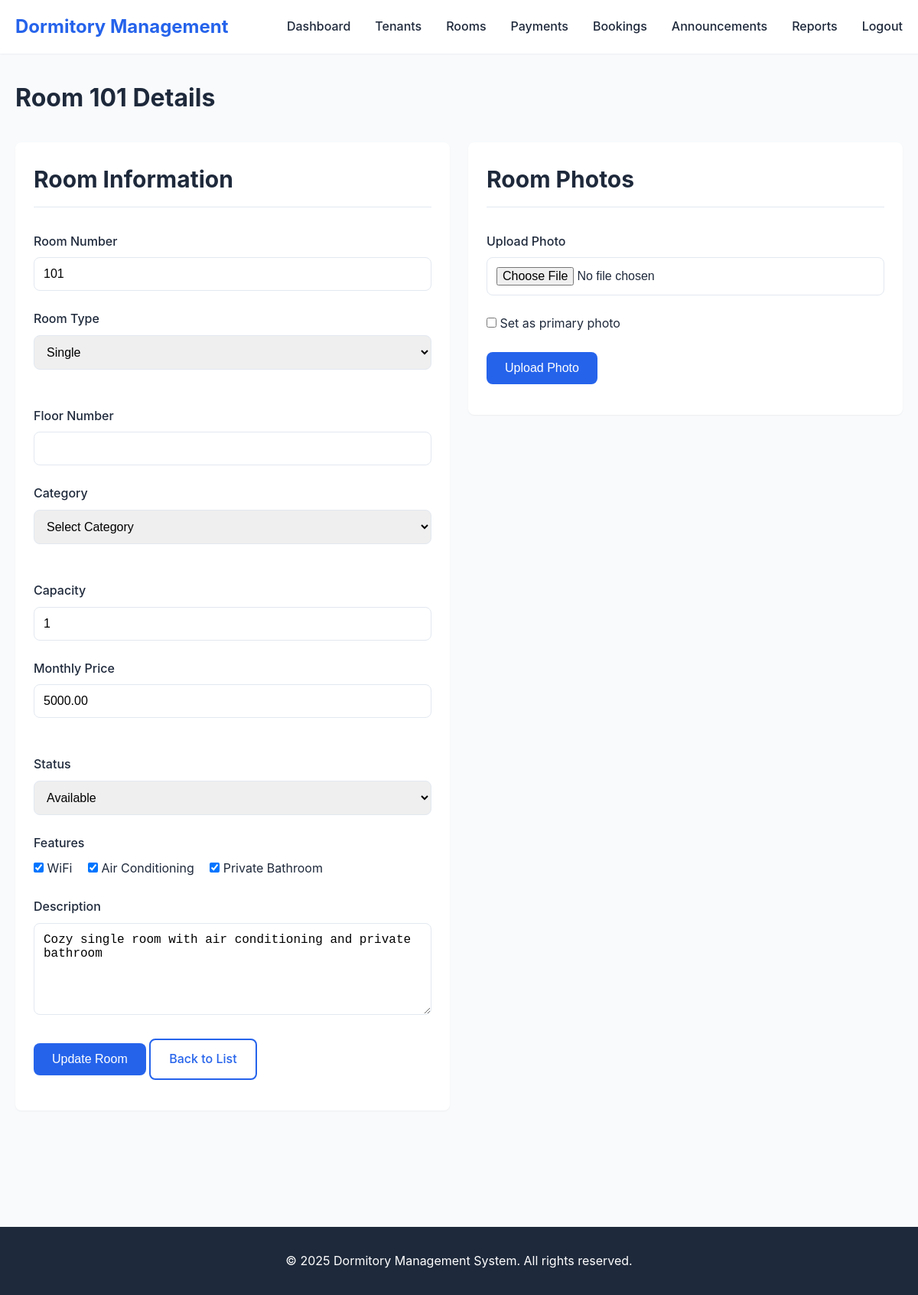
Page /admin/room_details.php?id=1 (signed in) on the committed database.
### tables this page shows
CREATE TABLE `rooms` (
  `id` int(11) NOT NULL,
  `room_number` varchar(20) NOT NULL,
  `floor_number` int(11) DEFAULT NULL,
  `room_type` varchar(50) NOT NULL,
  `category` varchar(50) DEFAULT NULL,
  `capacity` int(11) NOT NULL,
  `price` decimal(10,2) NOT NULL,
  `status` enum('available','occupied','maintenance') DEFAULT 'available',
  `description` text DEFAULT NULL,
  `has_wifi` tinyint(1) DEFAULT 1,
  `has_ac` tinyint(1) DEFAULT 1,
  `has_bathroom` tinyint(1) DEFAULT 1,
  `photo` varchar(255) DEFAULT NULL,
  `created_at` timestamp NOT NULL DEFAULT current_timestamp(),
  `updated_at` timestamp NOT NULL DEFAULT current_timestamp() ON UPDATE current_timestamp()
);

### admin/room_details.php (the view, shortened to what this page needs)
<?php
require_once '../config/database.php';
require_once '../includes/header.php';
$room_id = isset($_GET['id']) ? intval($_GET['id']) : 0;
$stmt = $conn->prepare("SELECT * FROM rooms WHERE id = ?");
$stmt->bind_param("i", $room_id);
$stmt->execute();
$result = $stmt->get_result();
$room = $result->fetch_assoc();
?>
<div class="container">
    <h1 class="mb-4">Room <?php echo htmlspecialchars($room['room_number']); ?> Details</h1>
    <div class="grid grid-2 mb-4">
        <div class="card">
            <div class="card-header">
                <h2>Room Information</h2>
            </div>
            <div class="card-body">
                <form method="POST" action="" data-validate>
                    <div class="form-group">
                        <label class="form-label" for="room_number">Room Number</label>
                        <input type="text" id="room_number" name="room_number" class="form-control"
                               value="<?php echo htmlspecialchars($room['room_number']); ?>" required>
                    </div>
                    <div class="grid grid-2">
                        <div class="form-group">
                            <label class="form-label" for="room_type">Room Type</label>
                            <select id="room_type" name="room_type" class="form-control" required>
                                <option value="Single" <?php echo $room['room_type'] === 'Single' ? 'selected' : ''; ?>>Single</option>
                            </select>
                        </div>
                        <div class="form-group">
                            <label class="form-label" for="floor_number">Floor Number</label>
                            <input type="number" id="floor_number" name="floor_number" class="form-control"
                                   value="<?php echo htmlspecialchars($room['floor_number'] ?? ''); ?>" min="1">
                        </div>
                    </div>
                    <div class="grid grid-2">
                        <div class="form-group">
                            <label class="form-label" for="category">Category</label>
                            <select id="category" name="category" class="form-control">
                                <option value="">Select Category</option>
                            </select>
                        </div>
                        <div class="form-group">
                            <label class="form-label" for="capacity">Capacity</label>
                            <input type="number" id="capacity" name="capacity" class="form-control"
                                   value="<?php echo $room['capacity']; ?>" min="1" required>
                        </div>
                    </div>
                    <div class="grid grid-2">
                        <div class="form-group">
                            <label class="form-label" for="price">Monthly Price</label>
                            <input type="number" id="price" name="price" class="form-control"
                                   value="<?php echo $room['price']; ?>" step="0.01" min="0" required>
                        </div>
                        <div class="form-group">
                            <label class="form-label" for="status">Status</label>
                            <select id="status" name="status" class="form-control" required>
                                <option value="available" <?php echo $room['status'] === 'available' ? 'selected' : ''; ?>>Available</option>
                            </select>
                        </div>
                    </div>
                    <div class="form-group">
                        <label class="form-label">Features</label>
                        <div>
                            <label style="display: inline-block; margin-right: 1rem;">
                                <input type="checkbox" name="has_wifi" value="1" <?php echo $room['has_wifi'] ? 'checked' : ''; ?>>
                                WiFi
                            </label>
                            <label style="display: inline-block; margin-right: 1rem;">
                                <input type="checkbox" name="has_ac" value="1" <?php echo $room['has_ac'] ? 'checked' : ''; ?>>
                                Air Conditioning
                            </label>
                            <label style="display: inline-block;">
                                <input type="checkbox" name="has_bathroom" value="1" <?php echo $room['has_bathroom'] ? 'checked' : ''; ?>>
                                Private Bathroom
                            </label>
                        </div>
                    </div>
                    <div class="form-group">
                        <label class="form-label" for="description">Description</label>
                        <textarea id="description" name="description" class="form-control" rows="4"><?php echo htmlspecialchars($room['description'] ?? ''); ?></textarea>
                    </div>
                    <button type="submit" class="btn btn-primary">Update Room</button>
                    <a href="rooms.php" class="btn btn-outline">Back to List</a>
                </form>
            </div>
        </div>
        <div>
            <div class="card mb-4">
                <div class="card-header">
                    <h2>Room Photos</h2>
                </div>
                <div class="card-body">
                    <form method="POST" action="" enctype="multipart/form-data">
                        <div class="form-group">
                            <label class="form-label" for="photo">Upload Photo</label>
                            <input type="file" id="photo" name="photo" class="form-control" accept="image/*" required>
                        </div>
                        <div class="form-group">
                            <label>
                                <input type="checkbox" name="is_primary" value="1">
                                Set as primary photo
                            </label>
                        </div>
                        <button type="submit" class="btn btn-primary">Upload Photo</button>
                    </form>
                </div>
            </div>
        </div>
    </div>
</div>
<?php require_once '../includes/footer.php'; ?>

### assets/css/style.css (style rules this page uses)
* { margin: 0; padding: 0; box-sizing: border-box; }
:root { --primary-color: #2563eb; --primary-dark: #1e40af; --secondary-color: #64748b; --success-color: #10b981; --danger-color: #ef4444; --warning-color: #f59e0b; --info-color: #3b82f6; --light-bg: #f8fafc; --white: #ffffff; --text-dark: #1e293b; --text-light: #64748b; --border-color: #e2e8f0; --shadow-sm: 0 1px 2px 0 rgba(0, 0, 0, 0.05); --shadow-md: 0 4px 6px -1px rgba(0, 0, 0, 0.1); --shadow-lg: 0 10px 15px -3px rgba(0, 0, 0, 0.1); --border-radius: 8px; --transition: all 0.3s ease; }
body { font-family: -apple-system, BlinkMacSystemFont, 'Segoe UI', Roboto, 'Helvetica Neue', Arial, sans-serif; font-size: 16px; line-height: 1.6; color: var(--text-dark); background-color: var(--light-bg); }
.container { max-width: 1200px; margin: 0 auto; padding: 0 20px; }
.btn { display: inline-block; padding: 0.75rem 1.5rem; font-size: 1rem; font-weight: 500; text-align: center; text-decoration: none; border: none; border-radius: var(--border-radius); cursor: pointer; transition: var(--transition); }
.btn-primary { background-color: var(--primary-color); color: var(--white); }
.btn-outline { background-color: transparent; border: 2px solid var(--primary-color); color: var(--primary-color); }
.form-group { margin-bottom: 1.5rem; }
.form-label { display: block; margin-bottom: 0.5rem; font-weight: 500; color: var(--text-dark); }
.form-control { width: 100%; padding: 0.75rem; font-size: 1rem; border: 1px solid var(--border-color); border-radius: var(--border-radius); transition: var(--transition); }
textarea.form-control { min-height: 120px; resize: vertical; }
select.form-control { cursor: pointer; }
.card { background-color: var(--white); border-radius: var(--border-radius); box-shadow: var(--shadow-sm); padding: 1.5rem; margin-bottom: 1.5rem; }
.card-header { font-size: 1.25rem; font-weight: 600; margin-bottom: 1rem; padding-bottom: 0.75rem; border-bottom: 1px solid var(--border-color); }
.card-body { padding: 1rem 0; }
.grid { display: grid; gap: 1.5rem; }
.grid-2 { grid-template-columns: repeat(auto-fit, minmax(300px, 1fr)); }
.mb-4 { margin-bottom: 2rem; }

### rows in the picture
rooms: room_number "101", room_type "Single", capacity "1", price "5000.00", status "Available", has_wifi "☑", has_ac "☑", has_bathroom "☑", description "Cozy single room with air conditioning and private bathroom"
